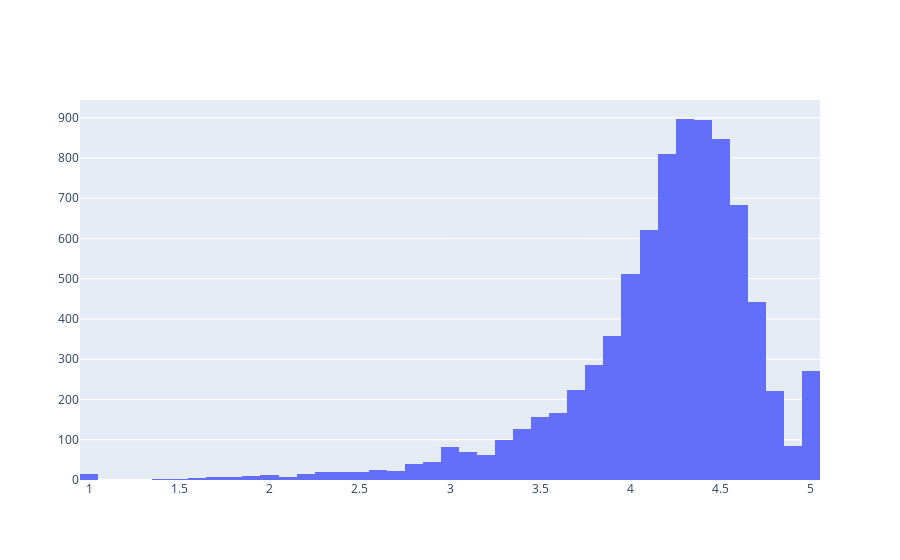

The code cell stored with this chart in its notebook:
### Markdown cell above
#### 4. Distribution of ratings

### Code cell
avg_app_rating = apps['Rating'].mean()

data = [go.Histogram(x = apps['Rating'])]

layout = {'shapes': [{
            'type':'line', 
            'x0':avg_app_rating,
            'y0':0,
            'x1':avg_app_rating,
            'y1':1000,
            'line':{'dash':'dashdot'}}]}

plotly.offline.iplot(data)

### Figure 1 — Plotly figure (JSON) as saved in the notebook; plotly's stock layout.template omitted (floating-point values rounded to 4 significant figures; data arrays with more than 128 entries replaced by an {"elided": "..."} marker saying what was removed)
{"data": [{"type": "histogram", "x": {"elided": "9659 float values"}}], "layout": {}}
